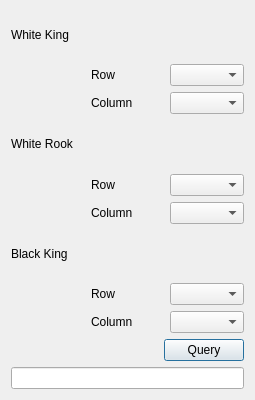
<?xml version="1.0" encoding="UTF-8"?>
<ui version="4.0">
 <class>Dialog</class>
 <widget class="QDialog" name="Dialog">
  <property name="geometry">
   <rect>
    <x>0</x>
    <y>0</y>
    <width>255</width>
    <height>400</height>
   </rect>
  </property>
  <property name="windowTitle">
   <string>ChessCBR</string>
  </property>
  <layout class="QVBoxLayout" name="verticalLayout_12">
   <item>
    <layout class="QVBoxLayout" name="verticalLayout_11">
     <item>
      <layout class="QVBoxLayout" name="verticalLayout_3">
       <item>
        <layout class="QHBoxLayout" name="horizontalLayout_2">
         <item>
          <widget class="QLabel" name="label_4">
           <property name="text">
            <string>White King</string>
           </property>
          </widget>
         </item>
         <item>
          <spacer name="horizontalSpacer">
           <property name="orientation">
            <enum>Qt::Horizontal</enum>
           </property>
           <property name="sizeHint" stdset="0">
            <size>
             <width>40</width>
             <height>20</height>
            </size>
           </property>
          </spacer>
         </item>
        </layout>
       </item>
       <item>
        <layout class="QHBoxLayout" name="horizontalLayout">
         <item>
          <widget class="QLabel" name="label">
           <property name="text">
            <string/>
           </property>
           <property name="pixmap">
            <pixmap>WK.png</pixmap>
           </property>
          </widget>
         </item>
         <item>
          <layout class="QVBoxLayout" name="verticalLayout_2">
           <item>
            <widget class="QLabel" name="label_2">
             <property name="text">
              <string>Row</string>
             </property>
            </widget>
           </item>
           <item>
            <widget class="QLabel" name="label_3">
             <property name="text">
              <string>Column</string>
             </property>
            </widget>
           </item>
          </layout>
         </item>
         <item>
          <layout class="QVBoxLayout" name="verticalLayout">
           <item>
            <widget class="QComboBox" name="WKRowComb"/>
           </item>
           <item>
            <widget class="QComboBox" name="WKColumnComb"/>
           </item>
          </layout>
         </item>
        </layout>
       </item>
      </layout>
     </item>
     <item>
      <layout class="QVBoxLayout" name="verticalLayout_4">
       <item>
        <layout class="QHBoxLayout" name="horizontalLayout_3">
         <item>
          <widget class="QLabel" name="label_5">
           <property name="text">
            <string>White Rook</string>
           </property>
          </widget>
         </item>
         <item>
          <spacer name="horizontalSpacer_2">
           <property name="orientation">
            <enum>Qt::Horizontal</enum>
           </property>
           <property name="sizeHint" stdset="0">
            <size>
             <width>40</width>
             <height>20</height>
            </size>
           </property>
          </spacer>
         </item>
        </layout>
       </item>
       <item>
        <layout class="QHBoxLayout" name="horizontalLayout_4">
         <item>
          <widget class="QLabel" name="label_6">
           <property name="text">
            <string/>
           </property>
           <property name="pixmap">
            <pixmap>WR.png</pixmap>
           </property>
          </widget>
         </item>
         <item>
          <layout class="QVBoxLayout" name="verticalLayout_5">
           <item>
            <widget class="QLabel" name="label_7">
             <property name="text">
              <string>Row</string>
             </property>
            </widget>
           </item>
           <item>
            <widget class="QLabel" name="label_8">
             <property name="text">
              <string>Column</string>
             </property>
            </widget>
           </item>
          </layout>
         </item>
         <item>
          <layout class="QVBoxLayout" name="verticalLayout_6">
           <item>
            <widget class="QComboBox" name="WRRowComb"/>
           </item>
           <item>
            <widget class="QComboBox" name="WRColumnComb"/>
           </item>
          </layout>
         </item>
        </layout>
       </item>
      </layout>
     </item>
     <item>
      <layout class="QVBoxLayout" name="verticalLayout_7">
       <item>
        <layout class="QHBoxLayout" name="horizontalLayout_5">
         <item>
          <widget class="QLabel" name="label_9">
           <property name="text">
            <string>Black King</string>
           </property>
          </widget>
         </item>
         <item>
          <spacer name="horizontalSpacer_3">
           <property name="orientation">
            <enum>Qt::Horizontal</enum>
           </property>
           <property name="sizeHint" stdset="0">
            <size>
             <width>40</width>
             <height>20</height>
            </size>
           </property>
          </spacer>
         </item>
        </layout>
       </item>
       <item>
        <layout class="QHBoxLayout" name="horizontalLayout_6">
         <item>
          <widget class="QLabel" name="label_10">
           <property name="text">
            <string/>
           </property>
           <property name="pixmap">
            <pixmap>BK.png</pixmap>
           </property>
          </widget>
         </item>
         <item>
          <layout class="QVBoxLayout" name="verticalLayout_8">
           <item>
            <widget class="QLabel" name="label_11">
             <property name="text">
              <string>Row</string>
             </property>
            </widget>
           </item>
           <item>
            <widget class="QLabel" name="label_12">
             <property name="text">
              <string>Column</string>
             </property>
            </widget>
           </item>
          </layout>
         </item>
         <item>
          <layout class="QVBoxLayout" name="verticalLayout_9">
           <item>
            <widget class="QComboBox" name="BKRowComb"/>
           </item>
           <item>
            <widget class="QComboBox" name="BKColumnComb"/>
           </item>
          </layout>
         </item>
        </layout>
       </item>
      </layout>
     </item>
     <item>
      <layout class="QVBoxLayout" name="verticalLayout_10">
       <item>
        <layout class="QHBoxLayout" name="horizontalLayout_7">
         <item>
          <spacer name="horizontalSpacer_4">
           <property name="orientation">
            <enum>Qt::Horizontal</enum>
           </property>
           <property name="sizeHint" stdset="0">
            <size>
             <width>40</width>
             <height>20</height>
            </size>
           </property>
          </spacer>
         </item>
         <item>
          <widget class="QPushButton" name="queryButton">
           <property name="text">
            <string>Query</string>
           </property>
          </widget>
         </item>
        </layout>
       </item>
       <item>
        <widget class="QLineEdit" name="resultLine"/>
       </item>
      </layout>
     </item>
    </layout>
   </item>
  </layout>
 </widget>
 <resources/>
 <connections/>
</ui>
